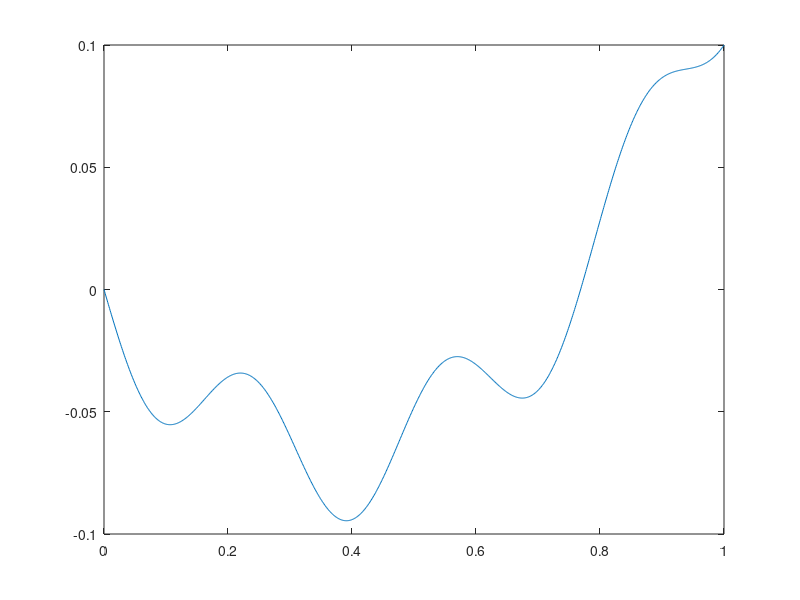

This figure's MATLAB source:
% Week 1 Day 5 Problem sheet 7 finite difference 
% Possion equations in 1d
%writer: Yu Tian

N = 1000;
xmin = 0;
xmax = 1;
a = 0;
b = 0.1;
h = (xmax - xmin)/N;
xg = linspace(xmin,xmax,N+1);
f = @(x)(10*sin(20*x) + cos(x.^5));
fr = f(xg)';
fr(1) = a;
fr(N + 1) = b;
D1 = (1/h)^2 * toeplitz([-2, 1, zeros(1, N-1)]);
D1(1, 1) = 1;
D1(1, 2) = 0;
D1(N + 1, N) = 0;
D1(N + 1, N + 1) = 1;
u = D1\fr;
plot(xg,u)